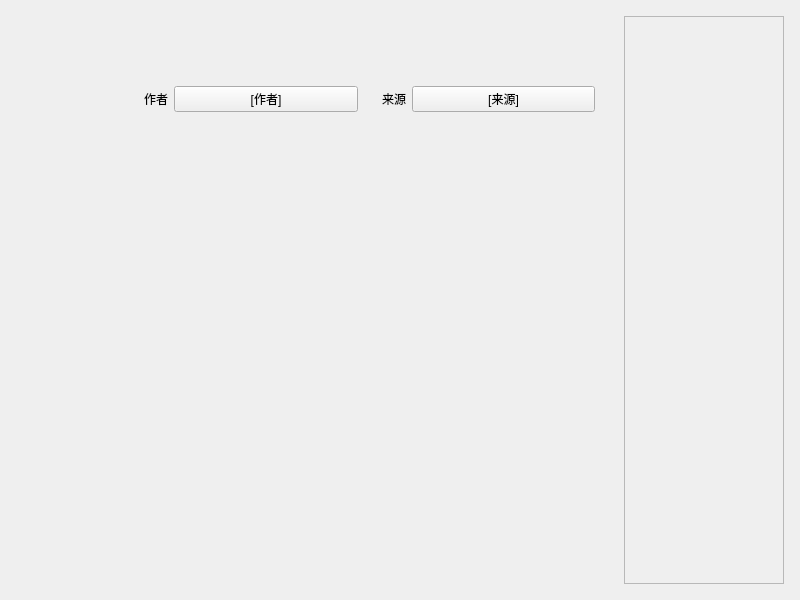
<?xml version="1.0" encoding="UTF-8"?>
<ui version="4.0">
 <class>Frame</class>
 <widget class="QFrame" name="Frame">
  <property name="geometry">
   <rect>
    <x>0</x>
    <y>0</y>
    <width>800</width>
    <height>600</height>
   </rect>
  </property>
  <property name="windowTitle">
   <string>Frame</string>
  </property>
  <layout class="QGridLayout" name="gridLayout">
   <item row="0" column="1">
    <spacer name="verticalSpacer_2">
     <property name="orientation">
      <enum>Qt::Vertical</enum>
     </property>
     <property name="sizeType">
      <enum>QSizePolicy::Fixed</enum>
     </property>
     <property name="sizeHint" stdset="0">
      <size>
       <width>10</width>
       <height>5</height>
      </size>
     </property>
    </spacer>
   </item>
   <item row="1" column="5">
    <spacer name="horizontalSpacer_4">
     <property name="orientation">
      <enum>Qt::Horizontal</enum>
     </property>
     <property name="sizeType">
      <enum>QSizePolicy::Fixed</enum>
     </property>
     <property name="sizeHint" stdset="0">
      <size>
       <width>5</width>
       <height>10</height>
      </size>
     </property>
    </spacer>
   </item>
   <item row="2" column="1">
    <spacer name="verticalSpacer">
     <property name="orientation">
      <enum>Qt::Vertical</enum>
     </property>
     <property name="sizeType">
      <enum>QSizePolicy::Fixed</enum>
     </property>
     <property name="sizeHint" stdset="0">
      <size>
       <width>10</width>
       <height>5</height>
      </size>
     </property>
    </spacer>
   </item>
   <item row="1" column="2">
    <spacer name="horizontalSpacer_5">
     <property name="orientation">
      <enum>Qt::Horizontal</enum>
     </property>
     <property name="sizeType">
      <enum>QSizePolicy::Fixed</enum>
     </property>
     <property name="sizeHint" stdset="0">
      <size>
       <width>5</width>
       <height>20</height>
      </size>
     </property>
    </spacer>
   </item>
   <item row="1" column="0">
    <spacer name="horizontalSpacer_3">
     <property name="orientation">
      <enum>Qt::Horizontal</enum>
     </property>
     <property name="sizeType">
      <enum>QSizePolicy::Fixed</enum>
     </property>
     <property name="sizeHint" stdset="0">
      <size>
       <width>5</width>
       <height>10</height>
      </size>
     </property>
    </spacer>
   </item>
   <item row="1" column="1">
    <layout class="QVBoxLayout" name="mainWidget">
     <item>
      <widget class="CardWidget" name="titleCard">
       <layout class="QHBoxLayout" name="horizontalLayout_3">
        <item>
         <layout class="QHBoxLayout" name="modTitle">
          <item>
           <widget class="PixmapLabel" name="modIcon">
            <property name="minimumSize">
             <size>
              <width>96</width>
              <height>96</height>
             </size>
            </property>
            <property name="maximumSize">
             <size>
              <width>96</width>
              <height>96</height>
             </size>
            </property>
           </widget>
          </item>
          <item>
           <spacer name="horizontalSpacer_2">
            <property name="orientation">
             <enum>Qt::Horizontal</enum>
            </property>
            <property name="sizeType">
             <enum>QSizePolicy::Fixed</enum>
            </property>
            <property name="sizeHint" stdset="0">
             <size>
              <width>8</width>
              <height>8</height>
             </size>
            </property>
           </spacer>
          </item>
          <item>
           <layout class="QVBoxLayout" name="modInfoLayout">
            <item>
             <layout class="QHBoxLayout" name="horizontalLayout">
              <item>
               <widget class="TitleLabel" name="TitleLabel">
                <property name="text">
                 <string>&lt;Mod Name&gt;</string>
                </property>
               </widget>
              </item>
              <item>
               <spacer name="horizontalSpacer">
                <property name="orientation">
                 <enum>Qt::Horizontal</enum>
                </property>
                <property name="sizeHint" stdset="0">
                 <size>
                  <width>40</width>
                  <height>20</height>
                 </size>
                </property>
               </spacer>
              </item>
              <item>
               <layout class="QHBoxLayout" name="categoryIcons"/>
              </item>
             </layout>
            </item>
            <item>
             <layout class="QHBoxLayout" name="horizontalLayout_2">
              <item>
               <widget class="QWidget" name="authorWidget" native="true">
                <property name="sizePolicy">
                 <sizepolicy hsizetype="Expanding" vsizetype="Fixed">
                  <horstretch>0</horstretch>
                  <verstretch>0</verstretch>
                 </sizepolicy>
                </property>
                <layout class="QHBoxLayout" name="horizontalLayout_4">
                 <item>
                  <widget class="BodyLabel" name="authorTag">
                   <property name="sizePolicy">
                    <sizepolicy hsizetype="Fixed" vsizetype="Fixed">
                     <horstretch>0</horstretch>
                     <verstretch>0</verstretch>
                    </sizepolicy>
                   </property>
                   <property name="minimumSize">
                    <size>
                     <width>0</width>
                     <height>20</height>
                    </size>
                   </property>
                   <property name="maximumSize">
                    <size>
                     <width>16777215</width>
                     <height>20</height>
                    </size>
                   </property>
                   <property name="styleSheet">
                    <string notr="true">BodyLabel {
	background-color: rgba(199, 199, 199, 50%);
	border-radius: 4px;
    padding-left: 3px solid rgba(223, 239, 232, 80%);
    padding-right: 3px solid rgba(223, 239, 232, 80%);
}</string>
                   </property>
                   <property name="text">
                    <string>作者</string>
                   </property>
                   <property name="alignment">
                    <set>Qt::AlignCenter</set>
                   </property>
                  </widget>
                 </item>
                 <item>
                  <widget class="HyperlinkLabel" name="authorHyperLinkLabel">
                   <property name="text">
                    <string>[作者]</string>
                   </property>
                  </widget>
                 </item>
                </layout>
               </widget>
              </item>
              <item>
               <widget class="QWidget" name="sourceWidget" native="true">
                <property name="sizePolicy">
                 <sizepolicy hsizetype="Expanding" vsizetype="Fixed">
                  <horstretch>0</horstretch>
                  <verstretch>0</verstretch>
                 </sizepolicy>
                </property>
                <layout class="QHBoxLayout" name="horizontalLayout_5">
                 <item>
                  <widget class="BodyLabel" name="sourceTag">
                   <property name="sizePolicy">
                    <sizepolicy hsizetype="Fixed" vsizetype="Fixed">
                     <horstretch>0</horstretch>
                     <verstretch>0</verstretch>
                    </sizepolicy>
                   </property>
                   <property name="minimumSize">
                    <size>
                     <width>0</width>
                     <height>20</height>
                    </size>
                   </property>
                   <property name="maximumSize">
                    <size>
                     <width>16777215</width>
                     <height>20</height>
                    </size>
                   </property>
                   <property name="styleSheet">
                    <string notr="true">BodyLabel {
	background-color: rgba(199, 199, 199, 50%);
	border-radius: 4px;
    padding-left: 3px solid rgba(223, 239, 232, 80%);
    padding-right: 3px solid rgba(223, 239, 232, 80%);
}</string>
                   </property>
                   <property name="text">
                    <string>来源</string>
                   </property>
                   <property name="alignment">
                    <set>Qt::AlignCenter</set>
                   </property>
                  </widget>
                 </item>
                 <item>
                  <widget class="HyperlinkLabel" name="sourceHyperLinkLabel">
                   <property name="text">
                    <string>[来源]</string>
                   </property>
                  </widget>
                 </item>
                </layout>
               </widget>
              </item>
             </layout>
            </item>
           </layout>
          </item>
         </layout>
        </item>
       </layout>
      </widget>
     </item>
     <item>
      <spacer name="verticalSpacer_3">
       <property name="orientation">
        <enum>Qt::Vertical</enum>
       </property>
       <property name="sizeType">
        <enum>QSizePolicy::Fixed</enum>
       </property>
       <property name="sizeHint" stdset="0">
        <size>
         <width>5</width>
         <height>5</height>
        </size>
       </property>
      </spacer>
     </item>
     <item>
      <widget class="CardWidget" name="bodyCard">
       <property name="sizePolicy">
        <sizepolicy hsizetype="Preferred" vsizetype="Expanding">
         <horstretch>0</horstretch>
         <verstretch>0</verstretch>
        </sizepolicy>
       </property>
      </widget>
     </item>
    </layout>
   </item>
   <item row="1" column="4">
    <widget class="SmoothScrollArea" name="SmoothScrollArea">
     <property name="sizePolicy">
      <sizepolicy hsizetype="Minimum" vsizetype="Expanding">
       <horstretch>0</horstretch>
       <verstretch>0</verstretch>
      </sizepolicy>
     </property>
     <property name="minimumSize">
      <size>
       <width>160</width>
       <height>0</height>
      </size>
     </property>
     <property name="widgetResizable">
      <bool>true</bool>
     </property>
     <widget class="QWidget" name="scrollAreaWidgetContents">
      <property name="geometry">
       <rect>
        <x>0</x>
        <y>0</y>
        <width>158</width>
        <height>558</height>
       </rect>
      </property>
     </widget>
    </widget>
   </item>
  </layout>
 </widget>
 <customwidgets>
  <customwidget>
   <class>PixmapLabel</class>
   <extends>QLabel</extends>
   <header>qfluentwidgets</header>
  </customwidget>
  <customwidget>
   <class>CardWidget</class>
   <extends>QFrame</extends>
   <header>qfluentwidgets</header>
   <container>1</container>
  </customwidget>
  <customwidget>
   <class>SmoothScrollArea</class>
   <extends>QScrollArea</extends>
   <header>qfluentwidgets</header>
   <container>1</container>
  </customwidget>
  <customwidget>
   <class>BodyLabel</class>
   <extends>QLabel</extends>
   <header>qfluentwidgets</header>
  </customwidget>
  <customwidget>
   <class>TitleLabel</class>
   <extends>QLabel</extends>
   <header>qfluentwidgets</header>
  </customwidget>
  <customwidget>
   <class>HyperlinkLabel</class>
   <extends>QPushButton</extends>
   <header>qfluentwidgets</header>
  </customwidget>
 </customwidgets>
 <resources/>
 <connections/>
</ui>
